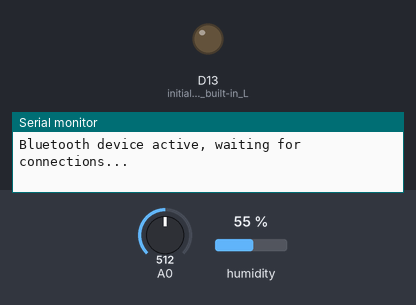
Bench run of a sketch on a simulated Arduino Nano 33 BLE. Shown: output pins drawn as LEDs (lit = HIGH), the last lines printed to the serial monitor. The test bench sets the inputs (shaded band); at power-on: A0 = 512, humidity 55 %. Nothing arrives over Bluetooth unless stated; a phone connects over Bluetooth LE 3 s after start.

Above: at 0.1 s.
At 3.1 s:
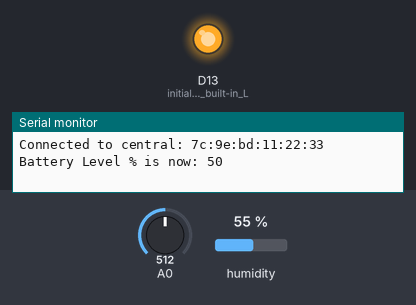
Timing chart, 0 to 4.6 s (numbered marks = the images above):
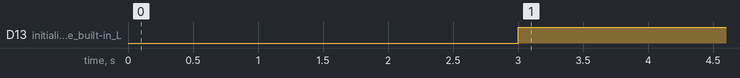

Measured:
- by itself, D13 (initialize_the_built-in_L): LOW → HIGH at 3.0 s

The sketch:

main.ino
```cpp
#include <ArduinoBLE.h>
#include <Arduino_HTS221.h>


 // BLE Battery Service
BLEService batteryService("180F");

// BLE Battery Level Characteristic
BLEUnsignedCharCharacteristic batteryLevelChar("2A19",  // standard 16-bit characteristic UUID
    BLERead | BLENotify); // remote clients will be able to get notifications if this characteristic changes

BLEFloatCharacteristic humidityLevelChar("2A20",
    BLERead | BLENotify);

int oldBatteryLevel = 0;  // last battery level reading from analog input
long previousMillis = 0;  // last time the battery level was checked, in ms

void setup() {
  Serial.begin(9600);    // initialize serial communication
  while (!Serial);

  pinMode(LED_BUILTIN, OUTPUT); // initialize the built-in LED pin to indicate when a central is connected

  // begin initialization
  if (!BLE.begin() && !HTS.begin()) {
    Serial.println("starting BLE or Humidity sensor failed!");

    while (1);
  }


  /* Set a local name for the BLE device
     This name will appear in advertising packets
     and can be used by remote devices to identify this BLE device
     The name can be changed but maybe be truncated based on space left in advertisement packet
  */
  BLE.setLocalName("BatteryMonitor");
  BLE.setAdvertisedService(batteryService); // add the service UUID
  batteryService.addCharacteristic(batteryLevelChar); // add the battery level characteristic
  BLE.addService(batteryService); // Add the battery service
  batteryLevelChar.writeValue(oldBatteryLevel); // set initial value for this characteristic

  /* Start advertising BLE.  It will start continuously transmitting BLE
     advertising packets and will be visible to remote BLE central devices
     until it receives a new connection */

  // start advertising
  BLE.advertise();

  Serial.println("Bluetooth device active, waiting for connections...");
}

void loop() {
  // wait for a BLE central
  BLEDevice central = BLE.central();

  // if a central is connected to the peripheral:
  if (central) {
    Serial.print("Connected to central: ");
    // print the central's BT address:
    Serial.println(central.address());
    // turn on the LED to indicate the connection:
    digitalWrite(LED_BUILTIN, HIGH);

    // check the battery level every 200ms
    // while the central is connected:
    while (central.connected()) {
      long currentMillis = millis();
      // if 200ms have passed, check the battery level:
      if (currentMillis - previousMillis >= 1000) {
        previousMillis = currentMillis;
        updateBatteryLevel();
        updateHumidity();
      }
    }
    // when the central disconnects, turn off the LED:
    digitalWrite(LED_BUILTIN, LOW);
    Serial.print("Disconnected from central: ");
    Serial.println(central.address());
  }
}

void updateHumidity() {
  float humidity = HTS.readHumidity();
  humidityLevelChar.writeValue(humidity);
}

void updateBatteryLevel() {
  /* Read the current voltage level on the A0 analog input pin.
     This is used here to simulate the charge level of a battery.
  */
  int battery = analogRead(A0);
  int batteryLevel = map(battery, 0, 1023, 0, 100);

  if (batteryLevel != oldBatteryLevel) {      // if the battery level has changed
    Serial.print("Battery Level % is now: "); // print it
    Serial.println(batteryLevel);
    batteryLevelChar.writeValue(batteryLevel);  // and update the battery level characteristic
    oldBatteryLevel = batteryLevel;           // save the level for next comparison
  }
}
```
